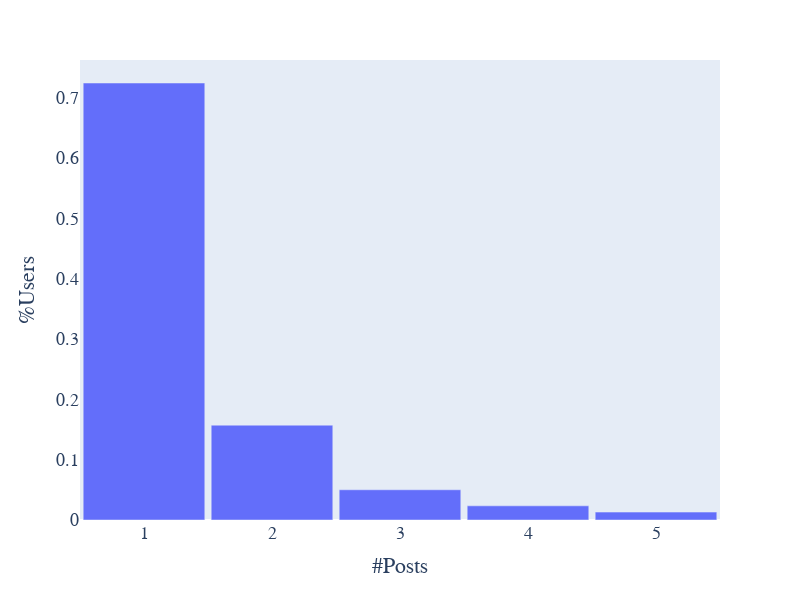

The notebook cell saved with this chart:
### Code cell
'''
    Distribution of number of initial posts made by StackOverflow newcomers.
'''
X_MAX_RANGE = 5

fig = px.bar(nc['NumInitialPosts'].value_counts().sort_index() / len(nc.index))

fig.update_xaxes(
    range=[0.5, X_MAX_RANGE + 0.5],
    showgrid=False
)

fig.update_yaxes(
    showgrid=False
)

fig.update_layout(
    bargap=0.05,
    showlegend=False,
    xaxis_title = '#Posts',
    yaxis_title = '%Users',
    font_family='Calibri',
    font_size=18,
    height=600,
    width=800
)

fig.show()

### Figure 1 — Plotly figure (JSON) as saved in the notebook; plotly's stock layout.template omitted (floating-point values rounded to 4 significant figures)
{"data": [{"alignmentgroup": "True", "hovertemplate": "variable=NumInitialPosts<br>index=%{x}<br>value=%{y}<extra></extra>", "legendgroup": "NumInitialPosts", "marker": {"color": "#636efa", "pattern": {"shape": ""}}, "name": "NumInitialPosts", "offsetgroup": "NumInitialPosts", "orientation": "v", "showlegend": true, "textposition": "auto", "type": "bar", "x": [1, 2, 3, 4, 5, 6, 7, 8, 9, 10, 11, 12, 13, 14, 15, 16, 17, 18, 19, 20, 21, 22, 23, 24, 25, 26, 27, 28, 29, 30, 31, 32, 33, 34, 35, 36, 37, 38, 39, 40, 41, 42, 43, 44, 45, 46, 47, 48, 49, 50, 51, 52, 53, 54, 55, 56, 57, 58, 59, 60, 61, 62, 63, 65, 66, 67, 68, 69, 70, 72, 74, 75, 76, 77, 78, 81, 83, 84, 85, 86, 88, 89, 90, 91, 96, 98, 102, 107, 108, 111, 116, 118, 122, 125, 127, 133, 138, 140, 146, 159, 165, 176, 183, 253, 260], "xaxis": "x", "y": [0.7241, 0.1571, 0.0501, 0.02346, 0.01311, 0.0077, 0.005562, 0.003671, 0.002432, 0.002046, 0.001619, 0.001216, 0.001009, 0.0008587, 0.000634, 0.0006051, 0.0003746, 0.0003285, 0.0003919, 0.0002651, 0.0002997, 0.0003112, 0.0002478, 0.0001556, 0.0001153, 0.0001671, 0.0001383, 0.0001441, 0.0001441, 9.221e-05, 0.0001498, 0.0001153, 8.069e-05, 5.763e-05, 5.763e-05, 4.611e-05, 4.034e-05, 4.611e-05, 4.611e-05, 1.729e-05, 5.187e-05, 2.882e-05, 4.034e-05, 1.729e-05, 2.305e-05, 4.034e-05, 2.305e-05, 3.458e-05, 2.882e-05, 3.458e-05, 2.305e-05, 2.305e-05, 2.305e-05, 1.729e-05, 1.153e-05, 1.729e-05, 1.729e-05, 2.305e-05, 1.729e-05, 5.763e-06, 5.763e-06, 5.763e-06, 1.729e-05, 1.153e-05, 5.763e-06, 1.153e-05, 2.305e-05, 1.153e-05, 1.153e-05, 1.729e-05, 5.763e-06, 1.153e-05, 5.763e-06, 1.729e-05, 5.763e-06, 1.153e-05, 5.763e-06, 1.153e-05, 5.763e-06, 5.763e-06, 5.763e-06, 1.729e-05, 1.153e-05, 5.763e-06, 5.763e-06, 5.763e-06, 5.763e-06, 5.763e-06, 1.153e-05, 5.763e-06, 5.763e-06, 5.763e-06, 5.763e-06, 5.763e-06, 5.763e-06, 5.763e-06, 5.763e-06, 5.763e-06, 5.763e-06, 5.763e-06, 5.763e-06, 5.763e-06, 5.763e-06, 5.763e-06, 5.763e-06], "yaxis": "y"}], "layout": {"bargap": 0.05, "barmode": "relative", "font": {"family": "Calibri", "size": 18}, "height": 600, "legend": {"title": {"text": "variable"}, "tracegroupgap": 0}, "margin": {"t": 60}, "showlegend": false, "width": 800, "xaxis": {"anchor": "y", "domain": [0, 1], "range": [0.5, 5.5], "showgrid": false, "title": {"text": "#Posts"}}, "yaxis": {"anchor": "x", "domain": [0, 1], "showgrid": false, "title": {"text": "%Users"}}}}
